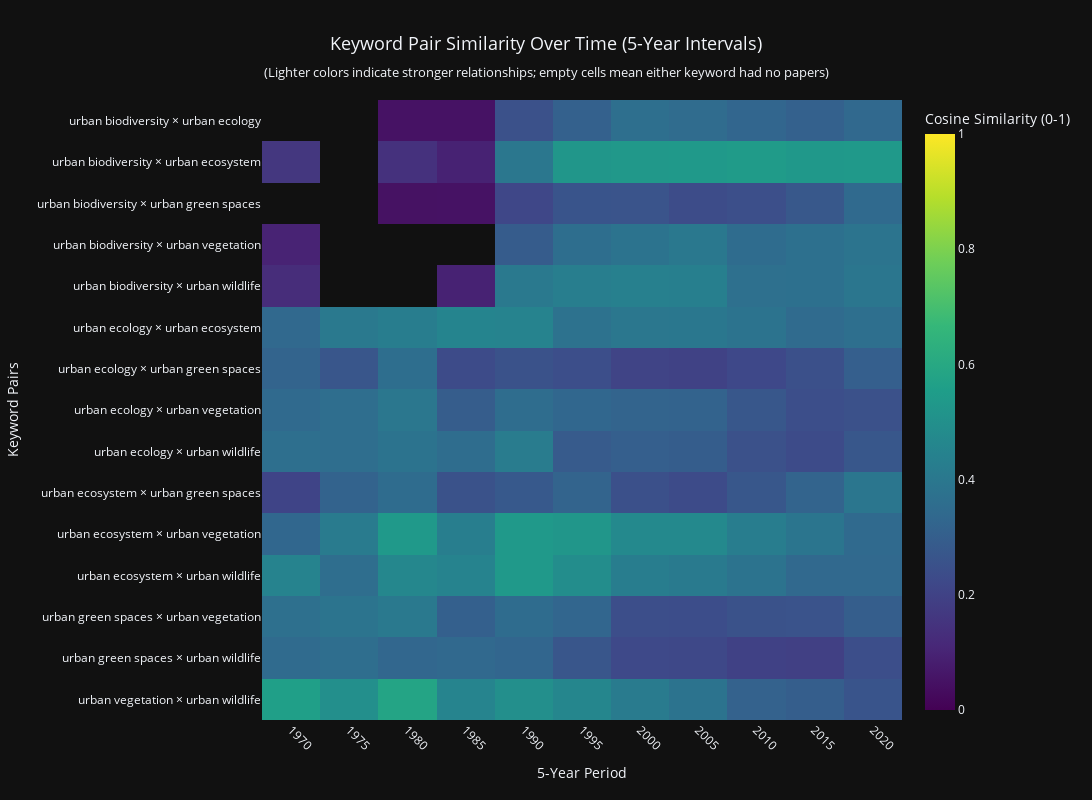

Notebook code for this chart:
### Markdown cell above
We can see the keywords have relatively low similarity, meaning they do occur together occasionally, but mostly cover their own fields. This means my choice of keywords was an effective one, as they indicate we were able to cover more ground, so to speak, in obtaining papers representative of studies performed within an urban context.

Next I looked into temporal data, seeing how the relatioships changed over time. Since initial data was sparse, which can cause some issues with the similarity calculation, I went with 5-year intervals. That is, I grouped all of the data every 5 years before I performed the relationship analysis.

### Code cell
df_keyword_pivot = df_keywords.pivot(index='search_keyword', columns='year', values='paper_count')
df_keyword_pivot.fillna(0, inplace=True)

year_pair_counts = {}

for _, row in df_keyword_occurrence.iterrows():
    year = row['year']
    year_bin = (year // 5) * 5
    keyword_list = row['keywords']
    
    unique_keywords = sorted([kw.strip() for kw in keyword_list])
    for kw1, kw2 in combinations(unique_keywords, 2):
        pair_key = f"{kw1} × {kw2}"
        
        if year_bin not in year_pair_counts:
            year_pair_counts[year_bin] = {}
        if pair_key not in year_pair_counts[year_bin]:
            year_pair_counts[year_bin][pair_key] = 0
        year_pair_counts[year_bin][pair_key] += 1

pair_time_data = []
for year_bin, pairs_dict in year_pair_counts.items():
    for pair, count in pairs_dict.items():
        pair_time_data.append({
            'year_bin': year_bin,
            'keyword_pair': pair,
            'cooccurrence_count': count
        })

df_pair_pivot = pd.DataFrame(pair_time_data).pivot(index='keyword_pair', columns='year_bin', values='cooccurrence_count')
df_pair_pivot.fillna(0, inplace=True)

keyword_year_data = []
for _, row in df_keywords.iterrows():
    year_bin = (row['year'] // 5) * 5
    keyword_year_data.append({
        'search_keyword': row['search_keyword'],
        'year_bin': year_bin,
        'paper_count': row['paper_count']
    })

df_keyword_year_counts = (pd.DataFrame(keyword_year_data)
                         .groupby(['search_keyword', 'year_bin'])['paper_count']
                         .sum()
                         .reset_index()
                         .pivot(index='search_keyword', columns='year_bin', values='paper_count'))
df_keyword_year_counts.fillna(0, inplace=True)

df_pair_similarity = df_pair_pivot.copy()

for pair_name in df_pair_similarity.index:
    kw1, kw2 = pair_name.split(' × ')
    
    for year_bin in df_pair_similarity.columns:
        if year_bin in df_keyword_year_counts.columns:
            kw1_count = df_keyword_year_counts.loc[kw1, year_bin] if kw1 in df_keyword_year_counts.index else 0
            kw2_count = df_keyword_year_counts.loc[kw2, year_bin] if kw2 in df_keyword_year_counts.index else 0
            
            if kw1_count > 0 and kw2_count > 0:
                df_pair_similarity.loc[pair_name, year_bin] = df_pair_pivot.loc[pair_name, year_bin] / math.sqrt(kw1_count * kw2_count)
            else:
                df_pair_similarity.loc[pair_name, year_bin] = 0

year_totals = df_pair_similarity.sum(axis=0)
active_years = year_totals[year_totals > 0].index
df_similarity_active = df_pair_similarity[active_years]

df_similarity_masked = df_similarity_active.replace(0, np.nan)\

fig_temporal = go.Figure(data=go.Heatmap(
    z=df_similarity_masked.values,
    x=[str(int(col)) for col in df_similarity_masked.columns],
    y=df_similarity_masked.index,
    colorscale='Viridis',
    hovertemplate='<b>%{y}</b><br>' +
                  'Period: %{x}<br>' +
                  'Cosine Similarity: %{z:.3f}<br>' +
                  '<extra></extra>',
    colorbar=dict(title='Cosine Similarity (0-1)'),
    showscale=True,
    zmin=0,
    zmax=1
))

fig_temporal.update_layout(
    title={
        'text': 'Keyword Pair Similarity Over Time (5-Year Intervals)<br><sub>(Lighter colors indicate stronger relationships; empty cells mean either keyword had no papers)</sub>',
        'x': 0.5,
        'xanchor': 'center',
        'font': {'size': 18}
    },
    xaxis_title='5-Year Period',
    yaxis_title='Keyword Pairs',
    template='plotly_dark',
    width=1200,
    height=800,
    xaxis=dict(
        tickangle=45,
        side='bottom',
        showgrid=False
    ),
    yaxis=dict(
        autorange='reversed',
        showgrid=False
    ),
    font=dict(size=12)
)

fig_temporal.show()

### Figure 1 — Plotly figure (JSON) as saved in the notebook; plotly's stock layout.template omitted (floating-point values rounded to 4 significant figures; data arrays with more than 128 entries replaced by an {"elided": "..."} marker saying what was removed)
{"data": [{"colorbar": {"title": {"text": "Cosine Similarity (0-1)"}}, "colorscale": [[0, "#440154"], [0.1111, "#482878"], [0.2222, "#3e4989"], [0.3333, "#31688e"], [0.4444, "#26828e"], [0.5556, "#1f9e89"], [0.6667, "#35b779"], [0.7778, "#6ece58"], [0.8889, "#b5de2b"], [1, "#fde725"]], "hovertemplate": "<b>%{y}</b><br>Period: %{x}<br>Cosine Similarity: %{z:.3f}<br><extra></extra>", "showscale": true, "type": "heatmap", "x": ["1970", "1975", "1980", "1985", "1990", "1995", "2000", "2005", "2010", "2015", "2020"], "y": ["urban biodiversity × urban ecology", "urban biodiversity × urban ecosystem", "urban biodiversity × urban green spaces", "urban biodiversity × urban vegetation", "urban biodiversity × urban wildlife", "urban ecology × urban ecosystem", "urban ecology × urban green spaces", "urban ecology × urban vegetation", "urban ecology × urban wildlife", "urban ecosystem × urban green spaces", "urban ecosystem × urban vegetation", "urban ecosystem × urban wildlife", "urban green spaces × urban vegetation", "urban green spaces × urban wildlife", "urban vegetation × urban wildlife"], "z": {"elided": "15x11 float values"}, "zmax": 1, "zmin": 0}], "layout": {"font": {"size": 12}, "height": 800, "title": {"font": {"size": 18}, "text": "Keyword Pair Similarity Over Time (5-Year Intervals)<br><sub>(Lighter colors indicate stronger relationships; empty cells mean either keyword had no papers)</sub>", "x": 0.5, "xanchor": "center"}, "width": 1200, "xaxis": {"showgrid": false, "side": "bottom", "tickangle": 45, "title": {"text": "5-Year Period"}}, "yaxis": {"autorange": "reversed", "showgrid": false, "title": {"text": "Keyword Pairs"}}}}
